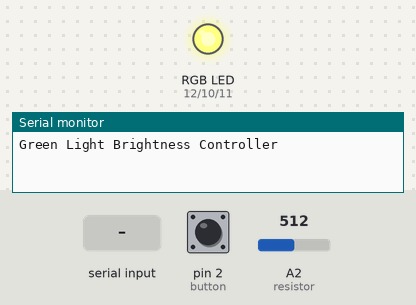
Simulated run of this sketch. Board: Arduino Uno, built with avr-gcc and run on an emulated ATmega328P. Shown: an RGB LED mixed from three pins (HIGH = lit), the last lines printed to the serial monitor. The test bench sets the inputs (shaded band); at power-on: A2 (resistor) = 512, pin 2 (button) LOW. Dim RGB values are drawn brighter than linear.

Above: at 1.2 s.
1.3 s: "90,45\n" received over Serial
At 2.0 s:
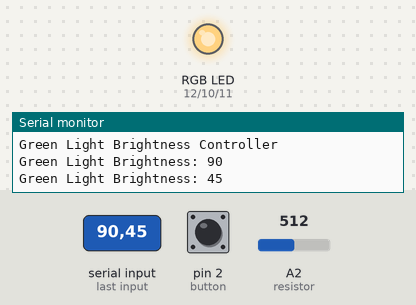
3.8 s: A2 (resistor) set to 716
At 4.9 s:
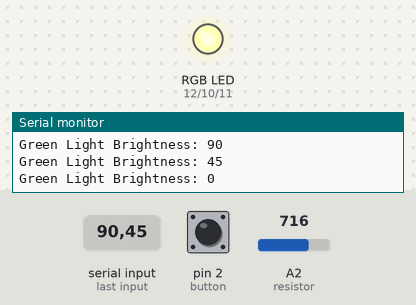
5.3 s: pin 2 (button) pulled HIGH for 0.15 s
At 6.5 s:
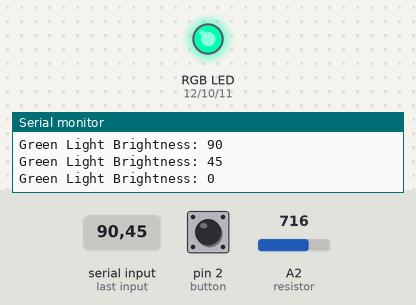
6.9 s: "30,150\n" received over Serial
At 7.5 s:
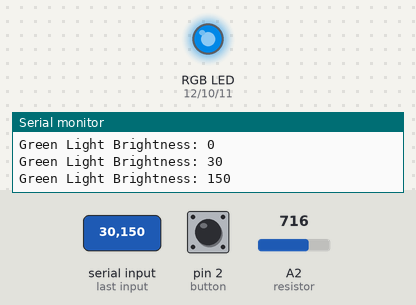
9.4 s: A2 (resistor) set to 900
At 10.4 s:
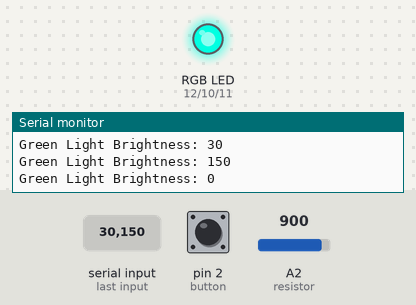
10.9 s: pin 2 (button) pulled HIGH for 1 s
At 12.2 s:
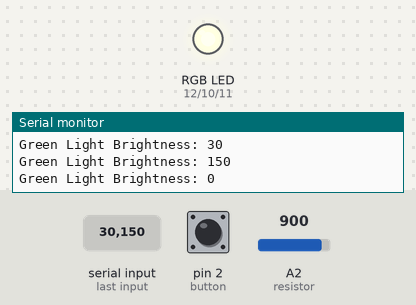
Timing chart, 0 to 13.9 s (numbered marks = the images above; inputs shaded):
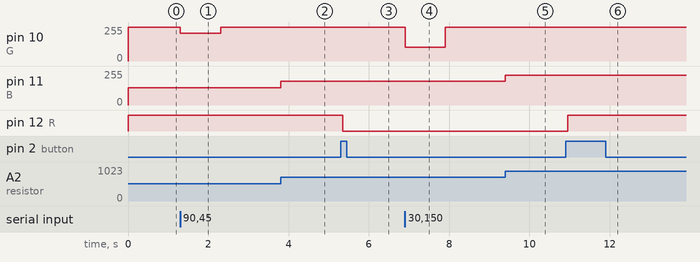

Measured:
- after the input at 1.3 s, pin 10 (G): 255/255 → 210/255 at once, → 255/255 1.0 s later
- after the input at 3.8 s, pin 11 (B): 128/255 → 179/255 at once
- after the input at 5.3 s, pin 12 (R): HIGH → LOW after 0.05 s
- after the input at 6.9 s, pin 10 (G): 255/255 → 105/255 at once, → 255/255 1.0 s later
- after the input at 9.4 s, pin 11 (B): 179/255 → 225/255 at once
- after the input at 10.9 s, pin 12 (R): LOW → HIGH after 0.05 s

The sketch:

Task1-2.ino
```cpp
//red
bool buttonState = 0;
int last = 0;
const int button = 2;
const int R = 12;
int red = 1;
unsigned long lastDebounceTime = 0;
unsigned long debounceDelay = 50;

//green
int green = 255;
const int G = 10;

//blue
int blue = 0;
const int resistor = A2;
const int B = 11;

void setup() {
  //red
  pinMode(button, INPUT);
  pinMode(R, OUTPUT);
  digitalWrite(R, red);

  //green
  Serial.begin(9600);
  pinMode(G, OUTPUT);
  Serial.println("Green Light Brightness Controller");
  analogWrite(G, green);

  //blue
  pinMode(resistor, INPUT);
  pinMode(B, OUTPUT);
}

void loop() {
  //red
  int reading = digitalRead(button);
  if (reading != last) {
    lastDebounceTime = millis();
  }

  if ((millis() - lastDebounceTime) > debounceDelay) {
    if (reading != buttonState) {
      buttonState = reading;
      if (buttonState == HIGH) {
        red = !red;
        digitalWrite(R, red);
      }
    }
  }

  last = reading;

  //green
  while(Serial.available() > 0){
    green = Serial.parseInt();
    Serial.print("Green Light Brightness: ");
    Serial.println(green);
    analogWrite(G, 255 - green);
  }

  //blue
  blue = analogRead(resistor);
  analogWrite(B, blue/4);
}
```
